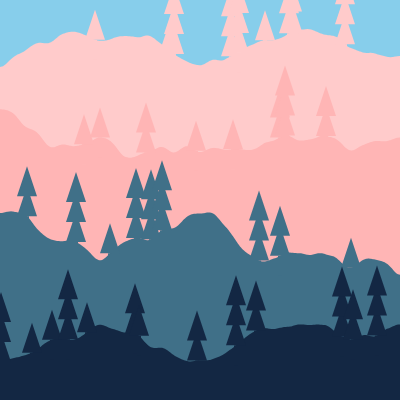
Frame 1 (no input)
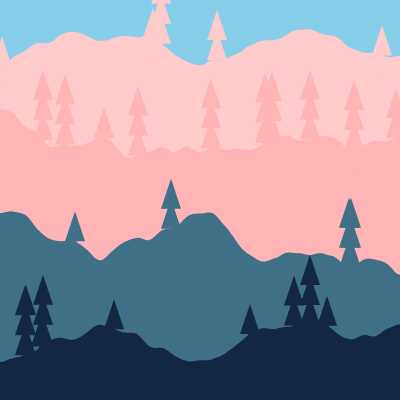
Frame 2 (the mouse pressed at the canvas centre, redrawn once)

The p5.js sketch that drew these frames (run headless with seeded random() and noise() and a simulated clock; the mouse was pressed at the canvas centre and the sketch redrawn once):

// p5.js sketch
// ── sketch.js
// artist statement:
//This project is kind of abstract, but to me, the scenery reminds me a lot of the blue ridge mountains!
//its where my granparents live, and they have this house in the middle of nowhere!!
//I stay there a lot, and they have this gorgeous view of the side of this mountain during sunrise/sunset
//and it looks almost exactly like what i made for this project! I thought it would be fun to make simething important to me!
//kiah simmons 12/11/2024

function setup() {
  createCanvas(400, 400);
  noLoop();
  noStroke();
}

function draw() {
  background(135, 206, 235); // sky blue

  let colors = [
    color("#ffcbcb"),  // First color (#ffcbcb)
    color("#ffb5b5"),  // Second color (#ffb5b5)
    color("#407088"),  // Third color (#407088)
    color("#132743")   // Fourth color (#132743)
  ];

  let layerHeight = height / colors.length;

  for (let i = 0; i < colors.length; i++) {
    fill(colors[i]);
    
    beginShape();

    let treePositions = []; // Store tree positions for this layer
    
    for (let x = 0; x <= width; x++) {
      // Vary the noise function for each line to create different shapes
      let y = noise(x * 0.01, i * 2) * layerHeight + i * layerHeight;
      vertex(x, y);
      
      // Randomly decide to place a tree at this x position
      if (random(1) < 0.02) { // Adjust probability to control tree density
        treePositions.push({ x: x, y: y });
      }
    }

    vertex(width, height);
    vertex(0, height);
    endShape();

    // Draw trees for this layer
    for (let pos of treePositions) {
      drawTree(pos.x, pos.y, colors[i]);
    }
  }
}

function drawTree(x, y, treeColor) {
  // Draw trunk and trees in the same color
  fill(treeColor);

  // Randomly decide the height of the tree (1, 2, or 3 levels)
  let levels = floor(random(1, 4));

  // Draw triangular trees (pine tree) the circle ones looked a little ugly!
  for (let i = 0; i < levels; i++) {
    triangle(x - 10, y - i * 20, x + 10, y - i * 20, x, y - 30 - i * 20);
  }

  // Draw trunk
  rect(x - 2, y, 4, 20);
}
